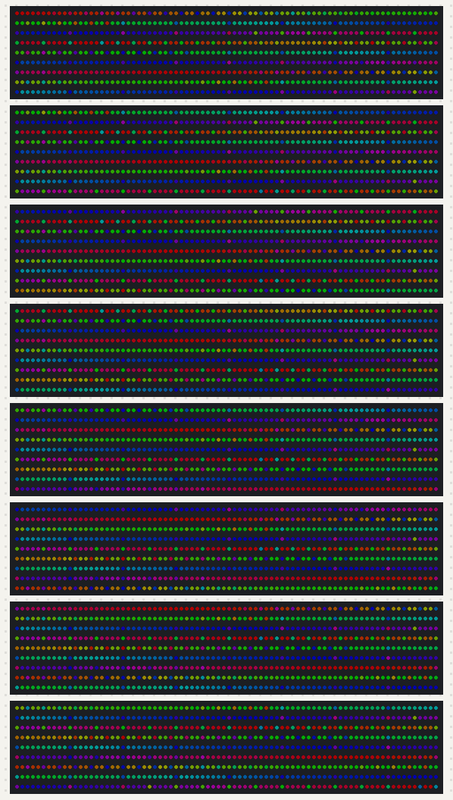
Simulated run of this sketch. Board: Arduino Mega 2560, built for the host (arithmetic inside an expression is 32-bit, double 64-bit). Parts: 8 × 720 RGB LEDs in strip order, left to right, continuing on the next row. Dim RGB values are drawn brighter than linear; the strip is taken to match the declared colour order.

Above: at 0.58 s.
At 5.34 s:
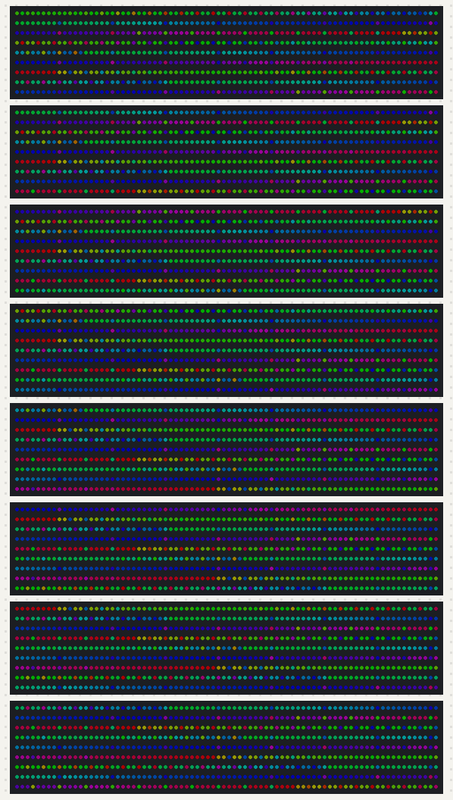
At 10.1 s:
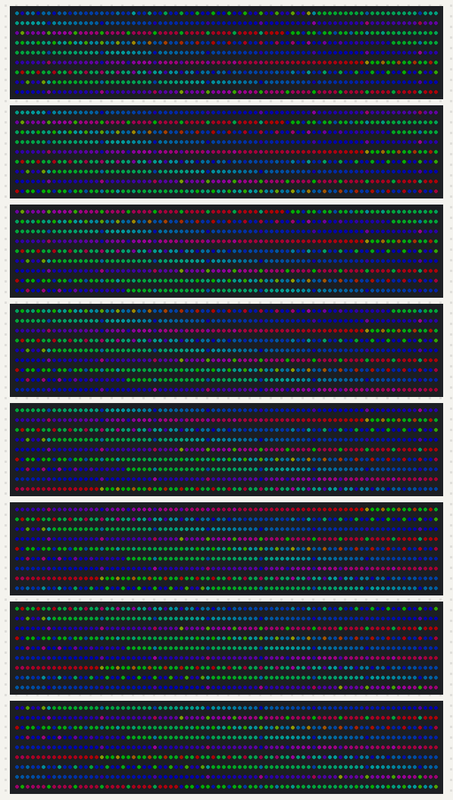
At 20.05 s:
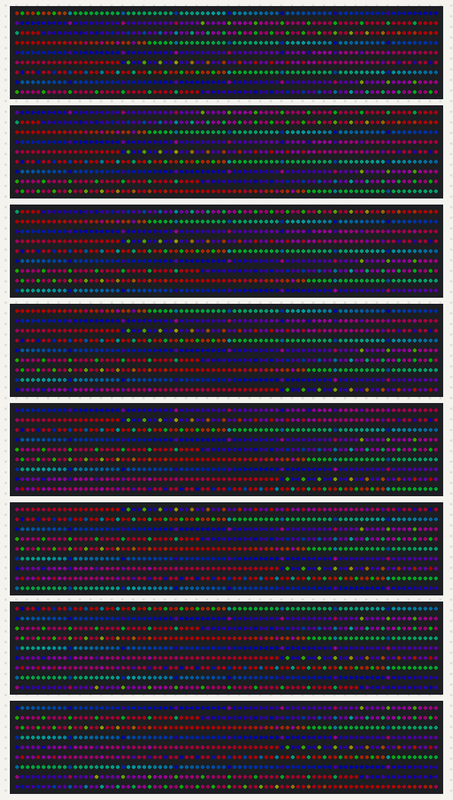
At 29.57 s:
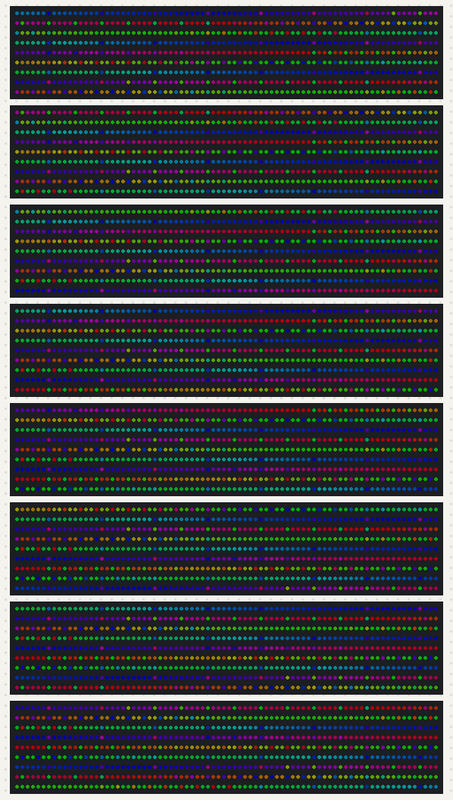
At 39.52 s:
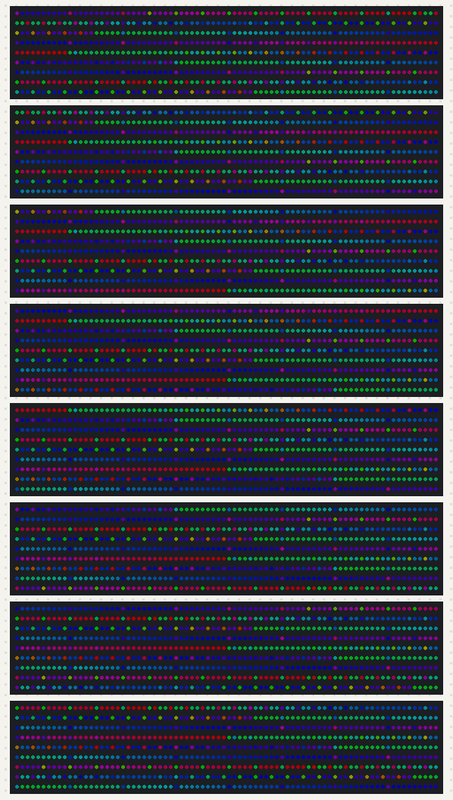

The sketch:

default_functional.ino
```cpp
#include <Adafruit_NeoPixel.h>

const int NUM_STRIPS = 8;
// int pins[NUM_STRIPS] = {4, 5, 6, 43, 9, 8, 7, 44};
Adafruit_NeoPixel strips[NUM_STRIPS];
#include <Adafruit_NeoPixel.h>

#define STRIP_LENGTH 720

#define PIN1 4
#define PIN2 5
#define PIN3 6
#define PIN4 43
#define PIN5 9
#define PIN6 8
#define PIN7 7
#define PIN8 44

Adafruit_NeoPixel strip1 = Adafruit_NeoPixel(STRIP_LENGTH, PIN1, NEO_RGB + NEO_KHZ800);
Adafruit_NeoPixel strip2 = Adafruit_NeoPixel(STRIP_LENGTH, PIN2, NEO_RGB + NEO_KHZ800);
Adafruit_NeoPixel strip3 = Adafruit_NeoPixel(STRIP_LENGTH, PIN3, NEO_RGB + NEO_KHZ800);
Adafruit_NeoPixel strip4 = Adafruit_NeoPixel(STRIP_LENGTH, PIN4, NEO_RGB + NEO_KHZ800);
Adafruit_NeoPixel strip5 = Adafruit_NeoPixel(STRIP_LENGTH, PIN5, NEO_RGB + NEO_KHZ800);
Adafruit_NeoPixel strip6 = Adafruit_NeoPixel(STRIP_LENGTH, PIN6, NEO_RGB + NEO_KHZ800);
Adafruit_NeoPixel strip7 = Adafruit_NeoPixel(STRIP_LENGTH, PIN7, NEO_RGB + NEO_KHZ800);
Adafruit_NeoPixel strip8 = Adafruit_NeoPixel(STRIP_LENGTH, PIN8, NEO_RGB + NEO_KHZ800);

void setup()
{
  strip1.begin();
  strip1.setBrightness(50);
  strip1.show();
  strip2.begin();
  strip2.setBrightness(50);
  strip2.show();
  strip3.begin();
  strip3.setBrightness(50);
  strip3.show();
  strip4.begin();
  strip4.setBrightness(50);
  strip4.show();
  strip5.begin();
  strip5.setBrightness(50);
  strip5.show();
  strip6.begin();
  strip6.setBrightness(50);
  strip6.show();
  strip7.begin();
  strip7.setBrightness(50);
  strip7.show();
  strip8.begin();
  strip8.setBrightness(50);
  strip8.show();
}

void loop()
{
  rainbow(20);
}

uint32_t make_pattern(uint32_t i, uint32_t j, uint32_t offset)
{
  float color = i + j + offset;
  if (int(color) % 255 < 100)
  {
    color += 2 * j;
    if (int(color) % 3 == 1)
    {
      color *= -2.5;
    }
  }
  else if (int(color) % 255 > 200)
  {
    if (int(color) % 5 == 0)
    {
      color *= 1.5;
    }
  }
  else
  {
    if (int(color) % 10 == 0)
    { // sparkly
      color += 30;
    }
  }

  return uint32_t(color);
}

void rainbow(uint8_t wait)
{
  uint16_t i, j;
  uint32_t color = 0;
  uint32_t strip_shift = 80;

  for (j = 0; j < 256; j++)
  {
    for (i = 0; i < STRIP_LENGTH; i++)
    {

      color = Wheel(make_pattern(i, j, 0 * strip_shift));
      strip1.setPixelColor(i, color);
      color = Wheel(make_pattern(i, j, 1 * strip_shift));
      strip2.setPixelColor(i, color);
      color = Wheel(make_pattern(i, j, 2 * strip_shift));
      strip3.setPixelColor(i, color);
      color = Wheel(make_pattern(i, j, 3 * strip_shift));
      strip4.setPixelColor(i, color);
      color = Wheel(make_pattern(i, j, 4 * strip_shift));
      strip5.setPixelColor(i, color);
      color = Wheel(make_pattern(i, j, 5 * strip_shift));
      strip6.setPixelColor(i, color);
      color = Wheel(make_pattern(i, j, 6 * strip_shift));
      strip7.setPixelColor(i, color);
      color = Wheel(make_pattern(i, j, 7 * strip_shift));
      strip8.setPixelColor(i, color);
    }
    strip1.show();
    strip2.show();
    strip3.show();
    strip4.show();
    strip5.show();
    strip6.show();
    strip7.show();
    strip8.show();
    delay(wait);
  }
}

uint32_t Wheel(byte WheelPos)
{
  WheelPos = 255 - WheelPos;
  if (WheelPos < 85)
  {
    return strip1.Color(255 - WheelPos * 3, 0, WheelPos * 3);
  }
  if (WheelPos < 170)
  {
    WheelPos -= 85;
    return strip1.Color(0, WheelPos * 3, 255 - WheelPos * 3);
  }
  WheelPos -= 170;
  return strip1.Color(WheelPos * 3, 255 - WheelPos * 3, 0);
}
```
